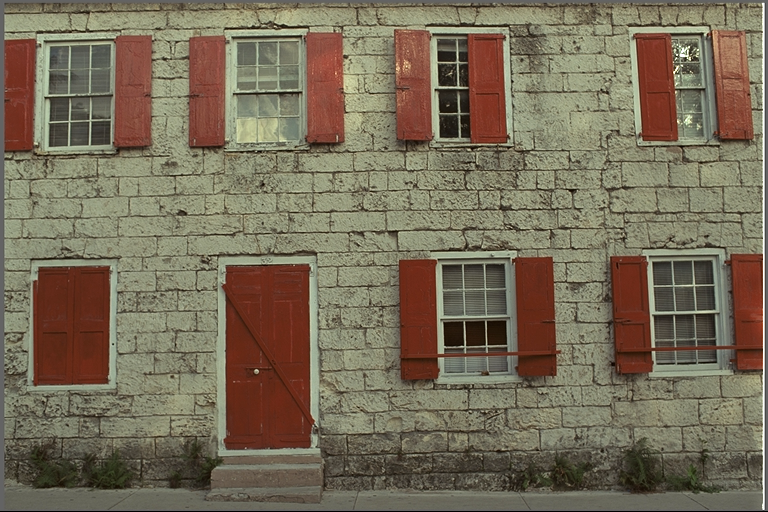
#> input picture RobAF-Mark/image/ori_image/kodim1.png, 768 x 512 px; its folder holds only this picture in this run
$ python attack_all.py
#> lines starting #> are read from the running program, lines starting #| are printed output that depends on the picture; after the words box and inside, x2 and y2 are one past the last pixel; in counts of white or black regions, pixels touching at a corner belong together
# 生成对比实验的攻击后图像

from scipy.signal import wiener
from skimage.util import random_noise
# from sklearn import metrics as mr
import cv2
import copy
import numpy as np
from utils import *
import random

def attack(watermarked_image,mode,rr):  #mode:jpegCompression,salt_pepper,Guass,speckle,bifilter,Gaussian_Blur,medianBlur,mean_filter,sharpen,crop,flip,zoom缩放
    w,h = watermarked_image.shape[0],watermarked_image.shape[1]
    if mode == 'Gaussian Filter':
        ksize = (rr, rr)
        sigmaX = 0
        blurred_image = cv2.GaussianBlur(watermarked_image, ksize, sigmaX)
        return blurred_image

    if mode == 'rescaling':
        rescale_factor = rr
        rescaled_img = np.clip(watermarked_image * rescale_factor, 0, 255).astype(np.uint8)
        return rescaled_img

    if mode == 'rescaling2':
        watermarked_image = cv2.resize(cv2.resize(watermarked_image,(int(rr*h),int(rr*w))),(h,w))
        return watermarked_image

    if mode =='jepg':
        # n=input("n of jpegcompress is(20):")
        #cv2.imwrite("/work/wzz/match/attack/jepg.jpg",watermarked_image,[cv2.IMWRITE_JPEG_QUALITY,10])  #95
        return watermarked_image

    if mode =='salt_pepper':
        percentage = rr
        num=int(percentage*watermarked_image.shape[0]*watermarked_image.shape[1])#  椒盐噪声点数量
        random.randint(0, watermarked_image.shape[0])
        img2=watermarked_image.copy()
        for i in range(num):
            X=random.randint(0,img2.shape[0]-1)#从0到图像长度之间的一个随机整数,因为是闭区间所以-1
            Y=random.randint(0,img2.shape[1]-1)
            if random.randint(0,1) ==0: #黑白色概率55开
                img2[X,Y] = (255,255,255)#白色
            else:
                img2[X,Y] =(0,0,0)#黑色
        #cv2.imwrite('/work/wzz/match/attack/salt_pepper{}.jpg'.format(percentage), img2)
        return img2

    if mode =='speckle':
        #i=input("the var of speckle noise is(0.01): ")   #先放在这里，后面需要调整！
        #i=int(i)
        var = rr  # 0.005
        #img2 = random_noise(watermarked_image, mode='speckle', var=0.01)
        img2 = random_noise(watermarked_image, mode='speckle',var = var)
        #cv2.imwrite('/work/wzz/match/attack/speckle{}.jpg'.format(var), img2*255)
        return img2

    if mode == 'bifilter':
        d = rr # 3
        img2 = cv2.bilateralFilter(src=watermarked_image, d=d, sigmaColor=100, sigmaSpace=15)
        #cv2.imwrite('/work/wzz/match/attack/bifilterd={}.jpg'.format(d), img2)
        return img2

    if mode == 'Gaussian_Blur':
        image = np.array(watermarked_image / 255, dtype=float)
        xita = rr  #(0.002) 效果是比较好的
        noise = np.random.normal(0, xita, image.shape)  # np.random.normal(mu, sigma, 1000)20
        gauss_noise = image + noise
        if gauss_noise.min() < 0:
            low_clip = -1.
        else:
            low_clip = 0.
        gauss_noise = np.clip(gauss_noise, low_clip, 1.0)
        gauss_noise = np.uint8(gauss_noise * 255)
        #cv2.imwrite('/work/wzz/match/attack/Gaussian_Blur{}.jpg'.format(xita), gauss_noise)
        return gauss_noise

    if mode == 'mean_shift':
        img2 = cv2.pyrMeanShiftFiltering(src=watermarked_image, sp=15, sr=20)
        #cv2.imwrite('/work/wzz/match/attack/mean_shift.jpg', img2)
        return img2

    if mode == 'median_filter':
        idx = rr  #3
        img2 = cv2.medianBlur(watermarked_image, idx)   # 3是不是好一些
        #cv2.imwrite('/work/wzz/match/attack/mean_filter{}.jpg'.format(idx), img2)
        return img2

    if mode == 'mean_filter':
        idx = (rr,rr)  #3
        img2 = cv2.blur(watermarked_image, idx)   # 3是不是好一些
        #cv2.imwrite('/work/wzz/match/attack/mean_filter{}.jpg'.format(idx), img2)
        return img2

    if mode == 'sharpen':
        kernel = np.array([[0, -1, 0], [-1, 5, -1], [0, -1, 0]], np.float32)  # [[0, -1, 0], [-1, 5, -1], [0, -1, 0]]
        img2 = cv2.filter2D(watermarked_image, -1, kernel=kernel)
        #cv2.imwrite('/work/wzz/match/attack/sharpen.jpg', img2)
        return img2

    if mode =='crop':
        img = copy.deepcopy(watermarked_image)

        c_size = rr

        height,width,_ = img.shape
        d = int(min(height,width)*c_size)
        x1 = np.random.randint(0, img.shape[1] - d)
        y1 = np.random.randint(0, img.shape[0] - d)
        # print(x,y)
        x2 = x1+d
        y2 = y1+d
        # x,y =502,205
        img[x1:x2,y1:y2,:]=0
        return img

    if mode =='flip':
        img2 = cv2.flip(watermarked_image, -1)
        #cv2.imwrite('/work/wzz/match/attack/flip.jpg', img2)
        return img2

    if mode =='zoom':
        # i=input('缩放系数为(0.5)：') #这里需要设置系数 ---0.1等
        i = rr
        i=float(i)
        img2 = cv2.resize(cv2.resize(watermarked_image, (int(i * h), int(i * w))), (h, w))
        #cv2.imwrite('/work/wzz/match/attack/zoom_{}.jpg'.format(i), img2)
        return img2

    if mode =='gamma':
        # gamma=input("gamma系数为(2.0)：")
        gamma = rr #0.9
        gamma=float(gamma)
        scale = np.max(watermarked_image) - np.min(watermarked_image)
        dst = ((watermarked_image.astype(np.float32) / scale) ** gamma) * scale
        #cv2.imwrite('/work/wzz/match/attack/gamma{}.jpg'.format(gamma), dst)
        return dst

    if mode =='histogram':
        src = cv2.cvtColor(watermarked_image, cv2.COLOR_BGR2GRAY)
        dst = cv2.equalizeHist(src)
        #img2 = img2.astype(np.float32) / 255
        #cv2.imwrite('/work/wzz/match/attack/histogram.jpg', dst)
        return dst

    if mode =='Box_filters':
        kernal = rr
        img2 = cv2.boxFilter(watermarked_image, -1, (kernal, kernal), normalize=1)
        #cv2.imwrite('/work/wzz/match/attack/Box_filters{}.jpg'.format(kernal), img2)
        return img2

    if mode =='wiener':
        img2 = wiener(watermarked_image, rr)
        #cv2.imwrite('/work/wzz/match/attack/wiener.jpg', img2)
        return img2
    #else:
    #    print('无此攻击变换类型！')
    if mode =='rotate':

        height, width = watermarked_image.shape[:2]    # 输入(H,W,C)，取 H，W 的zhi
        # center = (width / 2, height / 2)   # 绕图片中心进行旋转
        center = (height / 2, width / 2)   # 绕图片中心进行旋转
        angle = rr  # 旋转方向取（-180，180）中的随机整数值，负为逆时针，正为顺势针
        scale = 1                       # 将图像缩放为80%

        # 获得旋转矩阵
        M = cv2.getRotationMatrix2D(center, angle, scale)
        # 进行仿射变换，边界填充为255，即白色，默认为黑色 # (height, width) ---真的是因为这个！
        image_rotation = cv2.warpAffine(src=watermarked_image, M=M, dsize=(width, height), borderValue=(255, 255, 255))
        return image_rotation
    else:
        print('无此攻击变换类型！')


def generate_attack(img_ori,i):
     #--------------奇怪组------------#
     pass
    # [29 lines of commented-out code are left out]

if __name__ == '__main__':

    x2 = [3,5,7,9,11,13]
    for x1 in range(1, 11):
        rr1 = x1 / 100
        if x1 <= 6:
            rr2 = x2[x1-1]
        for i in range(1, 25):
            imgPath = './image/ori_image/kodim{}.png'.format(i)
            img_ori = cv2.imread(imgPath)
#> img_ori is the input picture: shape (512, 768, 3); mean B, G, R 88.4, 108.7, 119.8

            # [7 lines of commented-out code are left out]


            img3 = attack(img_ori, 'salt_pepper', rr1)
#> after the loop in attack, `for i in range(num):`:
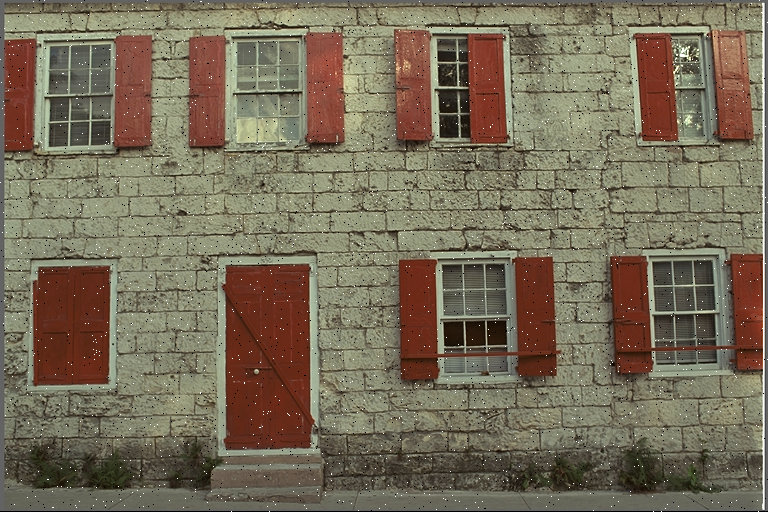
#> img2: shape (512, 768, 3); 0.99% of pixels changed, all inside (x1, y1, x2, y2) = (0, 0, 768, 512)
            cv2.imwrite(f'./image/attacked_image2/pepper/pepper_{rr1}_{i}.jpg', img3)

            img5 = attack(img_ori, 'Gaussian_Blur',rr1)
            cv2.imwrite(f'./image/attacked_image2/guassian/gb_{rr1}_{i}.jpg', img5)

            img6 = attack(img_ori, 'bifilter',rr2)
            cv2.imwrite(f'./image/attacked_image2/bilateral_filtering/bilateral_{rr2}_{i}.jpg', img6)

            img7 = attack(img_ori, 'Gaussian Filter',rr2)
            cv2.imwrite(f'./image/attacked_image2/gaussian_filtering/gaussian_{rr2}_{i}.jpg', img7)

            img11 = attack(img_ori, 'median_filter',rr2)
            cv2.imwrite(f'./image/attacked_image2/median_filtering/median_{rr2}_{i}.jpg', img11)

            rr3 = 1 - rr1*5
            img14 = attack(img_ori, 'rescaling',rr3)
            cv2.imwrite(f'./image/attacked_image2/rescaling/rescaling_{rr3}_{i}.jpg', img14)

            img144= attack(img_ori, 'rescaling2',1.25)
            cv2.imwrite(f'./image/attacked_image2/rescaling/rescaling2_{1.25}_{i}.jpg', img144)

            img22 = attack(img_ori, 'rescaling2',rr3)
            cv2.imwrite(f'./image/attacked_image2/rescaling/rescaling2_{rr3}_{i}.jpg', img22)

            img19 = attack(img_ori, 'histogram',0)
#> in attack (call 9), `src = cv2.cvtColor(watermarked_image, cv2.COLOR_BGR2GRAY)`:
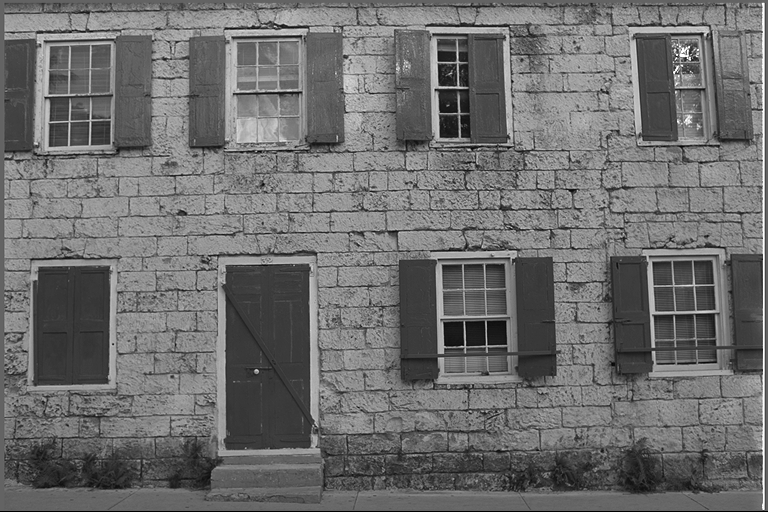
#> src: shape (512, 768); min 0, max 255, mean 109.7
#> in attack (call 9), `dst = cv2.equalizeHist(src)`:
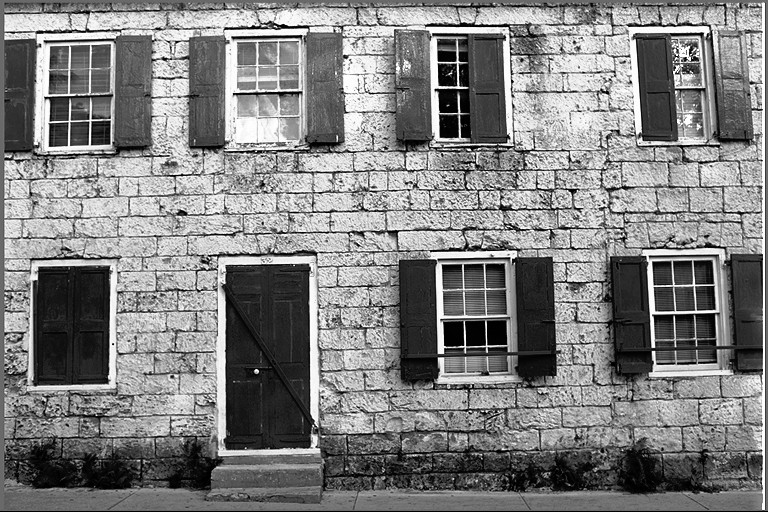
#> dst: shape (512, 768); min 0, max 255, mean 128.3
            cv2.imwrite(f'./image/attacked_image2/histogram/histogram_{i}.jpg', img19)

            img12 = attack(img_ori, 'sharpen',0)
#> in attack (call 10), `img2 = cv2.filter2D(watermarked_image, -1, kernel=kernel)`:
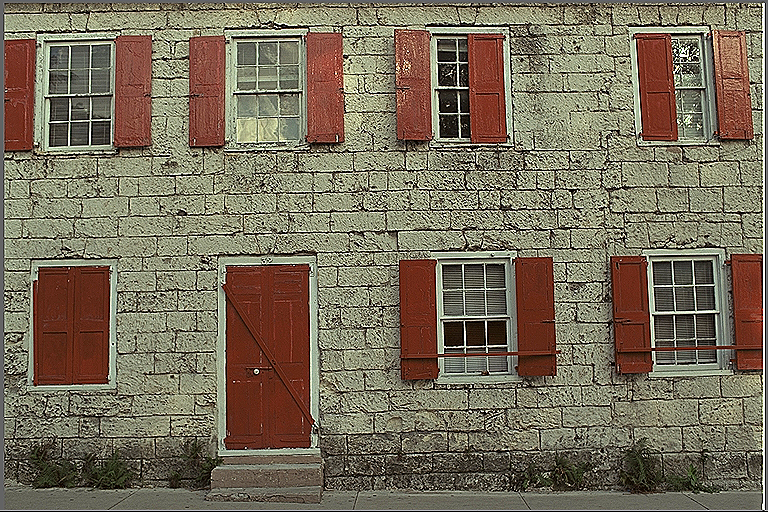
#> img2: shape (512, 768, 3); mean B, G, R 91.5, 110.2, 120.8
            cv2.imwrite(f'./image/attacked_image2/sharpen/sharpen_{i}.jpg', img12)

            img16 = attack(img_ori, 'Box_filters',rr2)  #噪声而不是滤波
            cv2.imwrite(f'./image/attacked_image2/box_filtering/boxf_{rr2}_{i}.jpg', img16)

            img17 = attack(img_ori, 'wiener',rr2)  #噪声而不是滤波
            cv2.imwrite(f'./image/attacked_image2/wiener/wiener_{rr2}_{i}.jpg', img17)
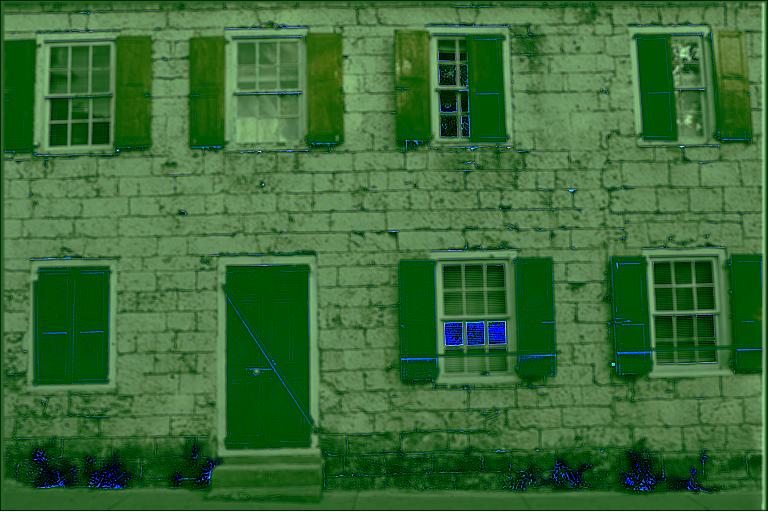
#> saved as wiener_3_1.jpg: shape (512, 768, 3); mean B, G, R 55.7, 108.5, 58.8

            img20 = attack(img_ori, 'speckle',rr1)
            cv2.imwrite(f'./image/attacked_image2/speckle/speckle_{rr1}_{i}.jpg', img20*255)

            img13 = attack(img_ori, 'jepg', 0)
            cv2.imwrite(f'./image/attacked_image2/jepg/jepg_{100-x1*10}_{i}.jpg',img13,[cv2.IMWRITE_JPEG_QUALITY,100-x1*10])  #95

            img102 = attack(img_ori, 'mean_filter',rr2)
            cv2.imwrite(f'./image/attacked_image2/mean_filtering/mean_{rr2}_{i}.jpg', img102)

            img103 = attack(img_ori, 'crop',rr1*5)
#> in attack (call 16), `img[x1:x2,y1:y2,:]=0`:
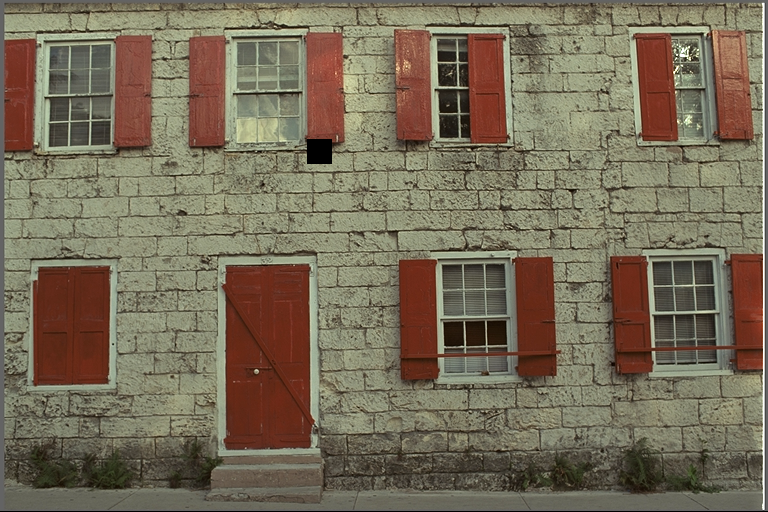
#> img: shape (512, 768, 3); 0.16% of pixels changed, all inside (x1, y1, x2, y2) = (307, 139, 332, 164)
            cv2.imwrite(f'./image/attacked_image2/crop/crop_{rr1*5}_{i}.jpg', img103)

            #print(rr3)
            img101 = attack(img_ori, 'rotate',x1)
#> in attack (call 17), `image_rotation = cv2.warpAffine(src=watermarked_image, M=M, dsize=(wid..`:
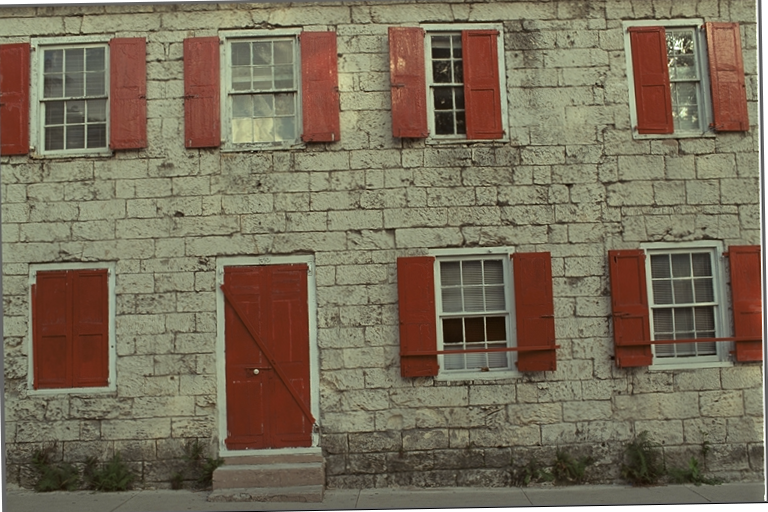
#> image_rotation: shape (512, 768, 3); mean B, G, R 90.2, 110.5, 121.5
#> (the run stopped early here; a loop or call above may not have finished)
